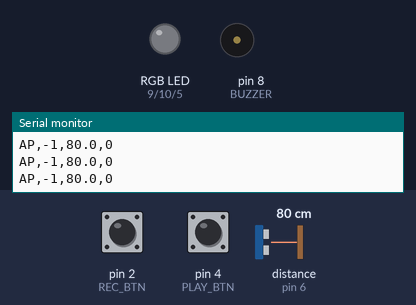
Simulated run of this program. Board: Arduino Uno, built with avr-gcc and run on an emulated ATmega328P. On the bench: an RGB LED mixed from three pins (HIGH = lit), buzzer (waves = sounding), the last lines printed to the serial monitor. Wiring (from diagram.json): ultrasonic range finder: trigger pin 7; echo pin 6. Dashed ring = blinking. The inputs (shaded band) are chosen by the test bench; at power-on: distance to the obstacle (sensor on pin 6) 80 cm, pin 4 (PLAY_BTN) HIGH, pin 2 (REC_BTN) HIGH. The echo pulse lasts 58.3 µs per cm; dim RGB values are drawn brighter than linear; pins used as bus, display or sensor lines are not drawn.

Above: at 1.2 s.
1.3 s: distance to the obstacle (sensor on pin 6) set to 9 cm
At 1.79 s:
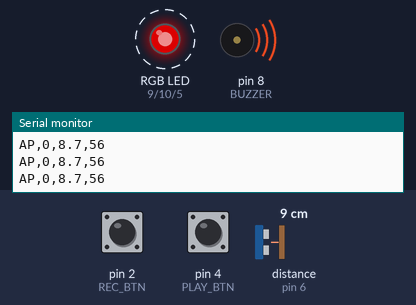
4.3 s: distance to the obstacle (sensor on pin 6) set to 18 cm
At 5.5 s:
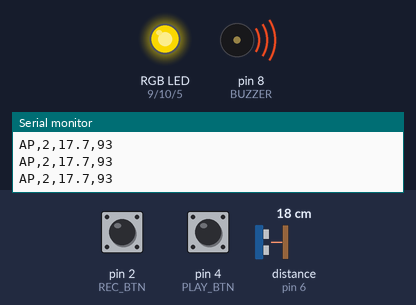
5.8 s: distance to the obstacle (sensor on pin 6) set to 35 cm
At 7.0 s:
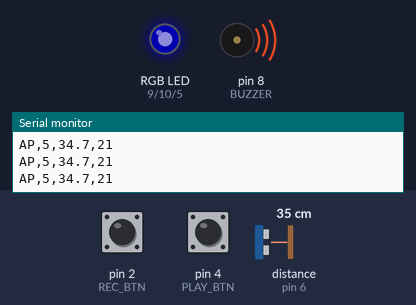
7.3 s: pin 4 (PLAY_BTN) pulled LOW for 1 s
At 7.49 s:
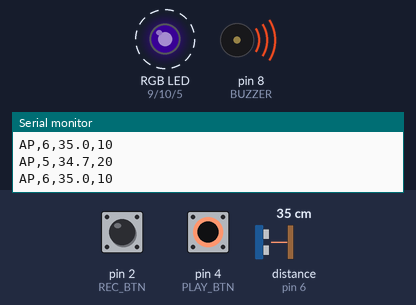
10.3 s: distance to the obstacle (sensor on pin 6) set to 43 cm
At 10.82 s:
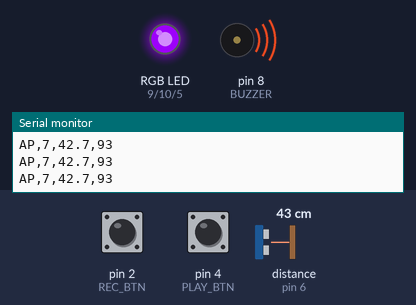
13.3 s: pin 2 (REC_BTN) pulled LOW for 3.2 s
Timing chart, 0 to 19.0 s (numbered marks = the images above; inputs shaded):
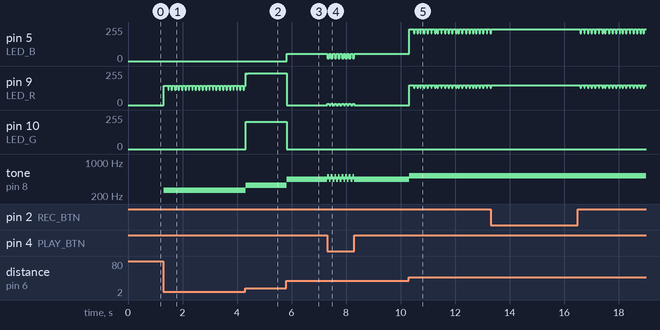

The program:

main.cpp
```cpp
#include <Arduino.h>

// AirPiano - play notes by moving your hand over an HC-SR04
// (same as the original, plus a live "AP,..." telemetry line for the web piano)
const int TRIG = 7, ECHO = 6, BUZZER = 8;
const int LED_R = 9, LED_G = 10, LED_B = 5;
const int REC_BTN = 2, PLAY_BTN = 4;

const float MIN_CM = 5.0, MAX_CM = 45.0, BAND = 5.0;

const char* NAMES[8] = {"C4", "D4", "E4", "F4", "G4", "A4", "B4", "C5"};
const int FREQ[8]    = {262, 294, 330, 349, 392, 440, 494, 523};
// rainbow: red, orange, yellow, green, cyan, blue, indigo, violet
const byte COLORS[8][3] = {
  {255, 0, 0}, {255, 100, 0}, {255, 220, 0}, {0, 255, 0},
  {0, 220, 220}, {0, 0, 255}, {75, 0, 200}, {160, 0, 255}
};

const int MAX_NOTES = 32;
int8_t noteSeq[MAX_NOTES];
unsigned int noteLen[MAX_NOTES];
int count = 0;

bool recording = false;
int8_t curNote = -1;
unsigned long noteStart = 0;

// --- telemetry for the web piano ---
int8_t lastReported = -2;
unsigned long lastReport = 0;

void setColor(int idx, float brightness) {
  if (idx < 0) {
    analogWrite(LED_R, 0); analogWrite(LED_G, 0); analogWrite(LED_B, 0);
    return;
  }
  analogWrite(LED_R, COLORS[idx][0] * brightness);
  analogWrite(LED_G, COLORS[idx][1] * brightness);
  analogWrite(LED_B, COLORS[idx][2] * brightness);
}

// returns distance in cm, or -1 if no echo
float readDistance() {
  digitalWrite(TRIG, LOW);
  delayMicroseconds(2);
  digitalWrite(TRIG, HIGH);
  delayMicroseconds(10);
  digitalWrite(TRIG, LOW);
  unsigned long t = pulseIn(ECHO, HIGH, 30000UL);
  if (t == 0) return -1;
  return t * 0.0343 / 2.0;
}

void closeNote() {
  if (curNote >= 0 && count < MAX_NOTES) {
    unsigned long len = millis() - noteStart;
    if (len >= 40) {                       // ignore tiny glitches
      noteSeq[count] = curNote;
      noteLen[count] = len;
      count++;
      Serial.print(NAMES[curNote]);
      Serial.print(" ");
      Serial.print(len);
      Serial.println("ms");
    }
  }
}

void playback() {
  Serial.println("--- Playback ---");
  for (int i = 0; i < count; i++) {
    tone(BUZZER, FREQ[noteSeq[i]]);
    setColor(noteSeq[i], 1.0);
    Serial.print(NAMES[noteSeq[i]]);
    Serial.print(" ");
    Serial.print(noteLen[i]);
    Serial.println("ms");
    delay(noteLen[i]);
  }
  noTone(BUZZER);
  setColor(-1, 0);
  Serial.println("--- Done ---");
  while (digitalRead(PLAY_BTN) == LOW) {}   // wait for release
}

void setup() {
  pinMode(TRIG, OUTPUT);
  pinMode(ECHO, INPUT);
  pinMode(BUZZER, OUTPUT);
  pinMode(LED_R, OUTPUT);
  pinMode(LED_G, OUTPUT);
  pinMode(LED_B, OUTPUT);
  pinMode(REC_BTN, INPUT_PULLUP);
  pinMode(PLAY_BTN, INPUT_PULLUP);
  Serial.begin(9600);
  Serial.println("AirPiano ready");
}

void loop() {
  bool recHeld = digitalRead(REC_BTN) == LOW;
  bool playHeld = digitalRead(PLAY_BTN) == LOW;

  if (playHeld && !recHeld && count > 0) {
    playback();
    return;
  }

  float d = readDistance();
  int8_t idx = -1;
  float brightness = 0;

  if (d >= MIN_CM && d < MAX_CM) {
    idx = (int)((d - MIN_CM) / BAND);
    if (idx > 7) idx = 7;
    float pos = (d - MIN_CM - idx * BAND) / BAND;      // 0..1 inside band
    float centre = 1.0 - fabs(pos - 0.5) * 2.0;        // 1 in middle, 0 at edges
    brightness = 0.1 + 0.9 * centre;
  }

  if (idx >= 0) tone(BUZZER, FREQ[idx]);
  else noTone(BUZZER);
  setColor(idx, brightness);

  // >>> NEW: tell the web piano what's happening: AP,<note index or -1>,<cm>,<brightness %>
  if (idx != lastReported || millis() - lastReport > 100) {
    Serial.print("AP,");
    Serial.print(idx);
    Serial.print(",");
    Serial.print(d, 1);
    Serial.print(",");
    Serial.println((int)(brightness * 100));
    lastReport = millis();
    lastReported = idx;
  }

  if (recHeld) {
    if (!recording) {
      recording = true;
      count = 0;
      curNote = -1;
      Serial.println("--- Recording ---");
    }
    if (idx != curNote) {
      closeNote();
      curNote = idx;
      noteStart = millis();
    }
  } else if (recording) {
    closeNote();
    recording = false;
    curNote = -1;
    Serial.println("--- Saved ---");
  }

  delay(30);
}
```

Measured:
- after the input at 1.3 s, pin 9 (LED_R): alternates 145/255 for 0.09 s and 115/255 for 0.03 s, starting at once; tone on pin 8 (BUZZER): silent → 262 Hz at once
- after the input at 4.3 s, pin 10 (LED_G): 0/255 → 205/255 at once; tone on pin 8 (BUZZER): 262 Hz → 330 Hz at once
- after the input at 5.8 s, pin 5 (LED_B): 0/255 → 55/255 at once; pin 9 (LED_R): 238/255 → 0/255 at once; pin 10 (LED_G): 205/255 → 0/255 at once; tone on pin 8 (BUZZER): 330 Hz → 440 Hz at once
- after the input at 7.3 s, pin 9 (LED_R): alternates 8/255 for 0.07 s and 0/255 for 0.07 s, 16 changes in all, then stays 0/255, starting at once; tone on pin 8 (BUZZER): alternates 494 Hz for 0.07 s and 440 Hz for 0.07 s, 16 changes in all, then stays 440 Hz, starting at once
- after the input at 10.3 s, pin 5 (LED_B): goes 237/255 0.17 s, 22 × (207/255 0.03 s, 237/255 0.10 s), then 207/255, starting at once; pin 9 (LED_R): goes 149/255 0.17 s, 22 × (130/255 0.03 s, 149/255 0.10 s), then 130/255, starting at once; tone on pin 8 (BUZZER): 440 Hz → 523 Hz at once
